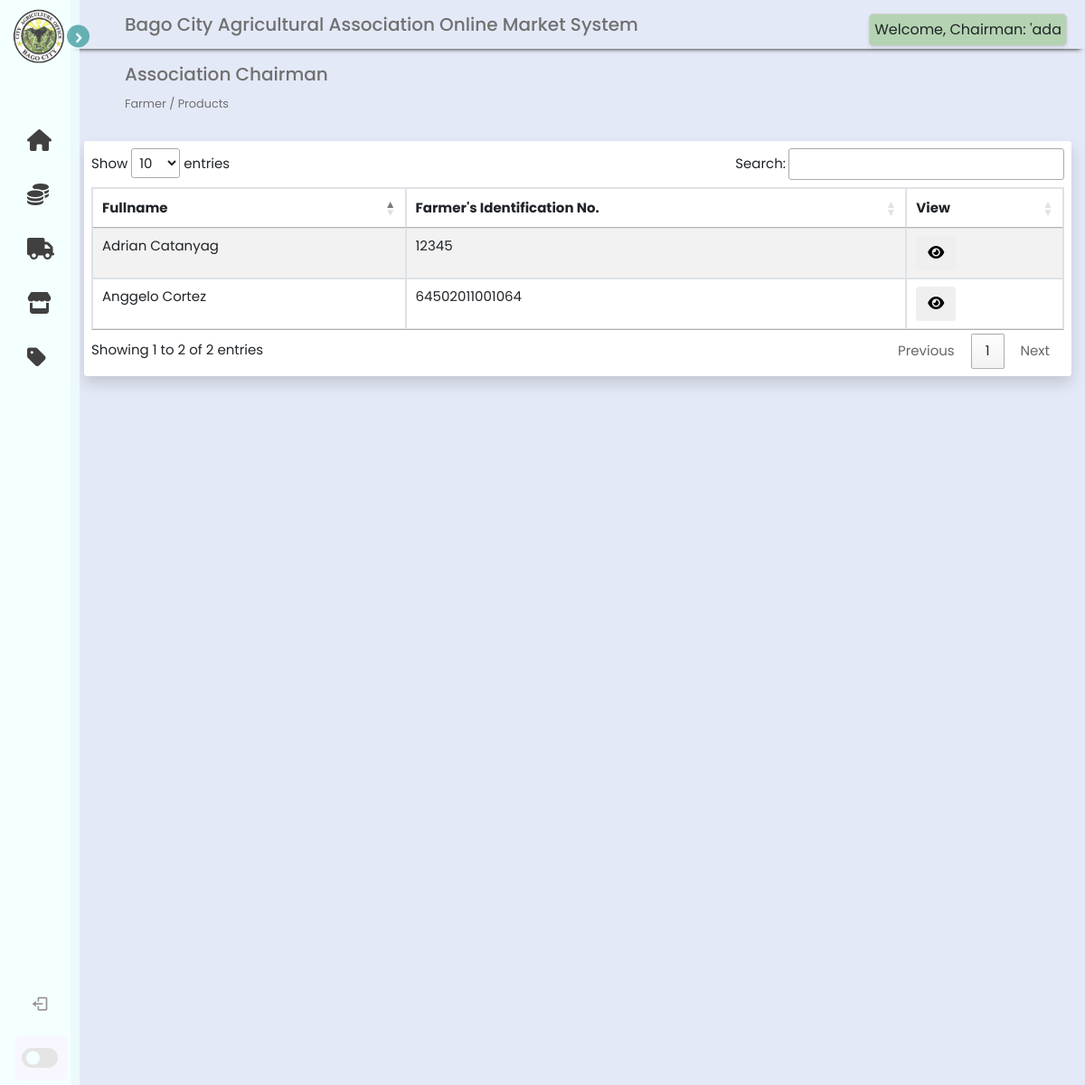
The app's page /admin_side/products.php (signed in) with its own data.
### tables this page shows
CREATE TABLE `association_chairman` (
  `admin_id` int(11) NOT NULL AUTO_INCREMENT,
  `association` varchar(255) NOT NULL,
  `fullname` varchar(255) NOT NULL,
  `username` varchar(255) NOT NULL,
  `password` varchar(255) NOT NULL,
  `status` varchar(11) NOT NULL,
  PRIMARY KEY (`admin_id`)
);

CREATE TABLE `farmer` (
  `seller_id` int(11) NOT NULL AUTO_INCREMENT,
  `fname` varchar(255) DEFAULT NULL,
  `lname` varchar(255) DEFAULT NULL,
  `address` varchar(255) DEFAULT NULL,
  `association` varchar(11) DEFAULT NULL,
  `email` varchar(255) DEFAULT NULL,
  `phonenumber` bigint(20) DEFAULT NULL,
  `farmers_identification_number` bigint(20) NOT NULL,
  `profile_image` varchar(255) DEFAULT NULL,
  `username` varchar(255) DEFAULT NULL,
  `password` varchar(255) DEFAULT NULL,
  PRIMARY KEY (`seller_id`)
);

### admin_side/products.php (the view, shortened to what this page needs)
<?php
    include 'includes/sidebar.php';
    require '../logic/db_connection.php';
    $results = array();
    if (isset($_SESSION['id'])) {
        $admin_id = $_SESSION['id'];
        $query = "SELECT farmer.`seller_id`,farmer.`fname`,`farmer`.`lname`,`farmer`.`farmers_identification_number` FROM farmer INNER JOIN association_chairman ON farmer.`association` = association_chairman.`association` WHERE association_chairman.`admin_id` = '$admin_id'";
        $result = mysqli_query($connect, $query);
        if ($result) {
            while ($farmerrow = mysqli_fetch_assoc($result)) {
                $results[] = $farmerrow;
            }
        } else {
            echo "Error: " . mysqli_error($connect);
        }
    }
?>
<!DOCTYPE html>
<html lang="en">
    <head>
        <link href="//maxcdn.bootstrapcdn.com/bootstrap/4.1.1/css/bootstrap.min.css" rel="stylesheet" id="bootstrap-css">
        <link href="//cdn.datatables.net/1.10.25/css/jquery.dataTables.min.css" rel="stylesheet">
        <link href="../css/admin_products.css" rel="stylesheet">
    </head>
    <body>
        <section class="header">
            <div class="head">Bago City Agricultural Association Online Market System</div>
            <?php include 'includes/seller_indicator.php' ?>
                <div class="page-header">
                    <h5>Association Chairman</h5>
                    <small>Farmer / Products</small>
                </div>
                <div class="container">
                    <div class="card rounded shadow border-0">
                        <div class="card-body p-2 bg-white rounded">
                            <div class="table-responsive">
                                <table id="product" style="width:100%" class="table table-striped table-bordered">
                                    <thead>
                                        <tr>
                                            <th>Fullname</th>
                                            <th>Farmer's Identification No.</th>
                                            <th>View</th>
                                        </tr>
                                    </thead>
                                    <tbody>
                                        <?php
                                            foreach ($results as $farmerrow) {
                                        ?>
                                        <tr>
                                            <td><?php echo $farmerrow['fname'] . ' ' . $farmerrow['lname']?></td>
                                            <td><?php echo $farmerrow['farmers_identification_number']?></td>
                                            <td><button class="btn btn-basic"><a href="view_products.php?farmer_id=<?php echo $farmerrow['seller_id']; ?>"><i class="fa fa-eye" style="color: #000;"></i></a></button></td>
                                        </tr>
                                        <?php
                                            }
                                        ?>
                                    </tbody>
                                </table>
                            </div>
                        </div>
                    </div>
                </div>
        </section>
    </body>
</html>

### admin_side/includes/seller_indicator.php (shortened to what this page needs)
<!DOCTYPE html>
<html>
    <head>
    </head>
    <body>
        <div class="indicator-card">
            <?php
            require '../logic/db_connection.php';
            if (isset($_SESSION['id'])) {
                $admin_id = $_SESSION['id'];
                $adminQuery = "SELECT `fullname` FROM association_chairman WHERE admin_id = '$admin_id'";
                $adminResult = mysqli_query($connect, $adminQuery);
                if ($adminResult) {
                    $adminRow = mysqli_fetch_assoc($adminResult);
                    $fullname = $adminRow['fullname'];
                    echo "Welcome, Chairman: '$fullname";
                } else {
                    echo "Unable to retrieve super admin information.";
                }
            } else {
                echo "User not logged in.";
            }
            ?>
        </div>
    </body>
</html>

### css/admin_sidebar.css (style rules this page uses)
* { margin: 0; padding: 0; box-sizing: border-box; font-family: 'Poppins', sans-serif; }
:root { --body-color: #E4E9F7; --sidebar-color: #f0ffff; --primary-color: #3b9c9c; --primary-color-light: #F6F5FF; --toggle-color: #DDD; --text-color: #707070; --tran-03: all 0.2s ease; --tran-03: all 0.3s ease; --tran-04: all 0.3s ease; --tran-05: all 0.3s ease; }
body { min-height: 100vh; background-color: var(--body-color); transition: var(--tran-05); }

### css/admin_products.css (style rules this page uses)
.header { position: absolute; top: 0; top: 0; left: 250px; height: 100vh; width: calc(100% - 250px); background-color: var(--body-color); transition: var(--tran-05); font-family: 'Poppins', sans-serif; }
.header .head { font-size: 20px; font-weight: 500; color: var(--text-color); padding: 12px 60px; }
.sidebar.close ~ .header { left: 78px; height: 150vh; width: calc(100% - 78px); }
.head { box-shadow: 0px 5px 5px -5px rgb(0 0 0 /100%); }
.container { margin-top: 2em; width: 100%; font-size: 15px; }
.page-header { margin-top: 1em; margin-left: 60px; font-size: 1em; color: var(--text-color); }

### admin_side/includes/seller_indicator.php (style rules this page uses)
.indicator-card { position: fixed; top: 15px; right: 20px; background-color: #B4D3B2; border: 1px solid #ccc; padding: 5px; box-shadow: 0 2px 4px rgba(0, 0, 0, 0.1); border-radius: 5px; }

### records on screen
association_chairman: fullname "ada"
farmer: fname "Adrian", lname "Catanyag", farmers_identification_number "12345"
farmer: fname "Anggelo", lname "Cortez", farmers_identification_number "64502011001064"
